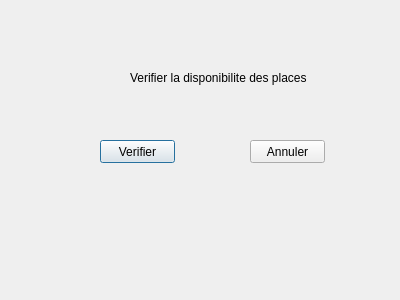
<?xml version="1.0" encoding="UTF-8"?>
<ui version="4.0">
 <class>verifier</class>
 <widget class="QDialog" name="verifier">
  <property name="geometry">
   <rect>
    <x>0</x>
    <y>0</y>
    <width>400</width>
    <height>300</height>
   </rect>
  </property>
  <property name="windowTitle">
   <string>Dialog</string>
  </property>
  <widget class="QLabel" name="label_3">
   <property name="geometry">
    <rect>
     <x>130</x>
     <y>70</y>
     <width>281</width>
     <height>16</height>
    </rect>
   </property>
   <property name="text">
    <string>Verifier la disponibilite des places</string>
   </property>
  </widget>
  <widget class="QPushButton" name="pushButton">
   <property name="geometry">
    <rect>
     <x>100</x>
     <y>140</y>
     <width>75</width>
     <height>23</height>
    </rect>
   </property>
   <property name="text">
    <string>Verifier</string>
   </property>
  </widget>
  <widget class="QPushButton" name="pushButton_2">
   <property name="geometry">
    <rect>
     <x>250</x>
     <y>140</y>
     <width>75</width>
     <height>23</height>
    </rect>
   </property>
   <property name="text">
    <string>Annuler</string>
   </property>
  </widget>
 </widget>
 <resources/>
 <connections/>
</ui>
